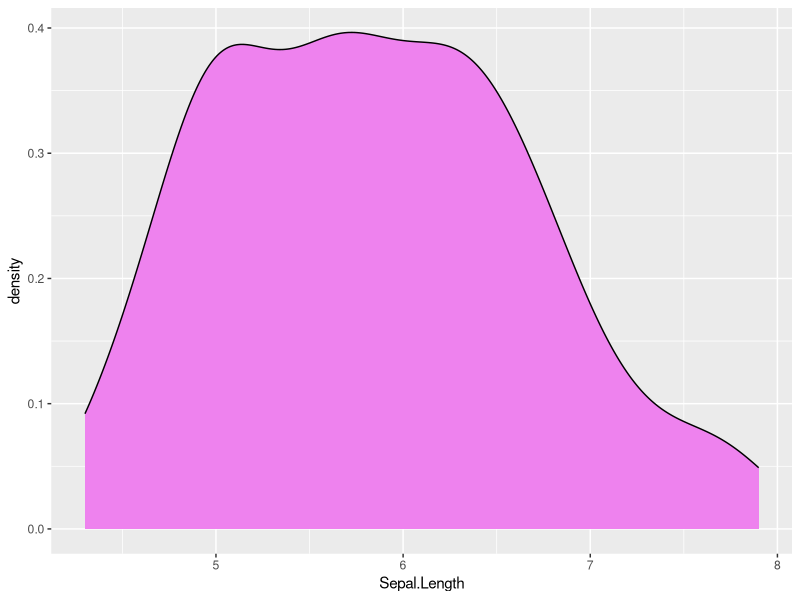
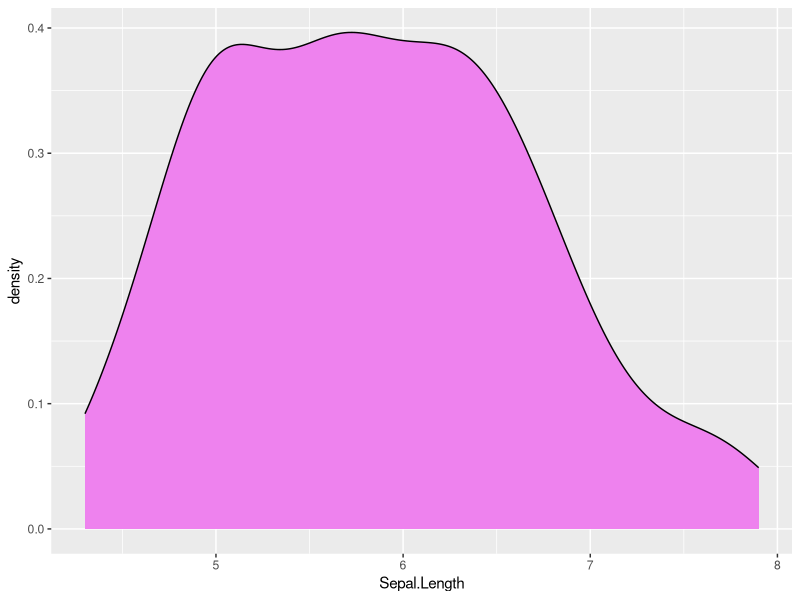

R code for these plots, in order:
## ---- chunk 1
knitr::opts_chunk$set(echo = TRUE)
library(ggplot2)
## ---- chunk 2
output_file <- file.path("../plots/plot-R.png")


iris_plot <- ggplot(iris) + 
  aes(x = Sepal.Length) + 
  geom_density(fill = "violet")
iris_plot

ggsave(output_file, 
       iris_plot,
       width = 5, height = 5)

## ---- chunk 3
sessionInfo()
